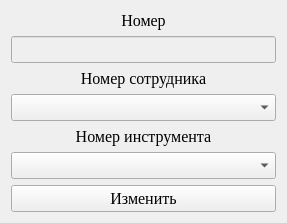
<?xml version="1.0" encoding="UTF-8"?>
<ui version="4.0">
 <class>izmenenie4</class>
 <widget class="QWidget" name="izmenenie4">
  <property name="geometry">
   <rect>
    <x>0</x>
    <y>0</y>
    <width>287</width>
    <height>218</height>
   </rect>
  </property>
  <property name="windowTitle">
   <string>Form</string>
  </property>
  <layout class="QVBoxLayout" name="verticalLayout">
   <item>
    <widget class="QLabel" name="label">
     <property name="font">
      <font>
       <family>Times New Roman</family>
       <pointsize>12</pointsize>
      </font>
     </property>
     <property name="text">
      <string>Номер</string>
     </property>
     <property name="alignment">
      <set>Qt::AlignCenter</set>
     </property>
    </widget>
   </item>
   <item>
    <widget class="QLineEdit" name="lineEdit">
     <property name="enabled">
      <bool>false</bool>
     </property>
     <property name="font">
      <font>
       <family>Times New Roman</family>
       <pointsize>12</pointsize>
      </font>
     </property>
     <property name="alignment">
      <set>Qt::AlignCenter</set>
     </property>
    </widget>
   </item>
   <item>
    <widget class="QLabel" name="label_2">
     <property name="font">
      <font>
       <family>Times New Roman</family>
       <pointsize>12</pointsize>
      </font>
     </property>
     <property name="text">
      <string>Номер сотрудника</string>
     </property>
     <property name="alignment">
      <set>Qt::AlignCenter</set>
     </property>
    </widget>
   </item>
   <item>
    <widget class="QComboBox" name="comboBox">
     <property name="font">
      <font>
       <family>Times New Roman</family>
       <pointsize>12</pointsize>
      </font>
     </property>
    </widget>
   </item>
   <item>
    <widget class="QLabel" name="label_3">
     <property name="font">
      <font>
       <family>Times New Roman</family>
       <pointsize>12</pointsize>
      </font>
     </property>
     <property name="text">
      <string>Номер инструмента</string>
     </property>
     <property name="alignment">
      <set>Qt::AlignCenter</set>
     </property>
    </widget>
   </item>
   <item>
    <widget class="QComboBox" name="comboBox_2">
     <property name="font">
      <font>
       <family>Times New Roman</family>
       <pointsize>12</pointsize>
      </font>
     </property>
    </widget>
   </item>
   <item>
    <widget class="QPushButton" name="pushButton">
     <property name="font">
      <font>
       <family>Times New Roman</family>
       <pointsize>12</pointsize>
      </font>
     </property>
     <property name="text">
      <string>Изменить</string>
     </property>
    </widget>
   </item>
  </layout>
 </widget>
 <resources/>
 <connections/>
</ui>
